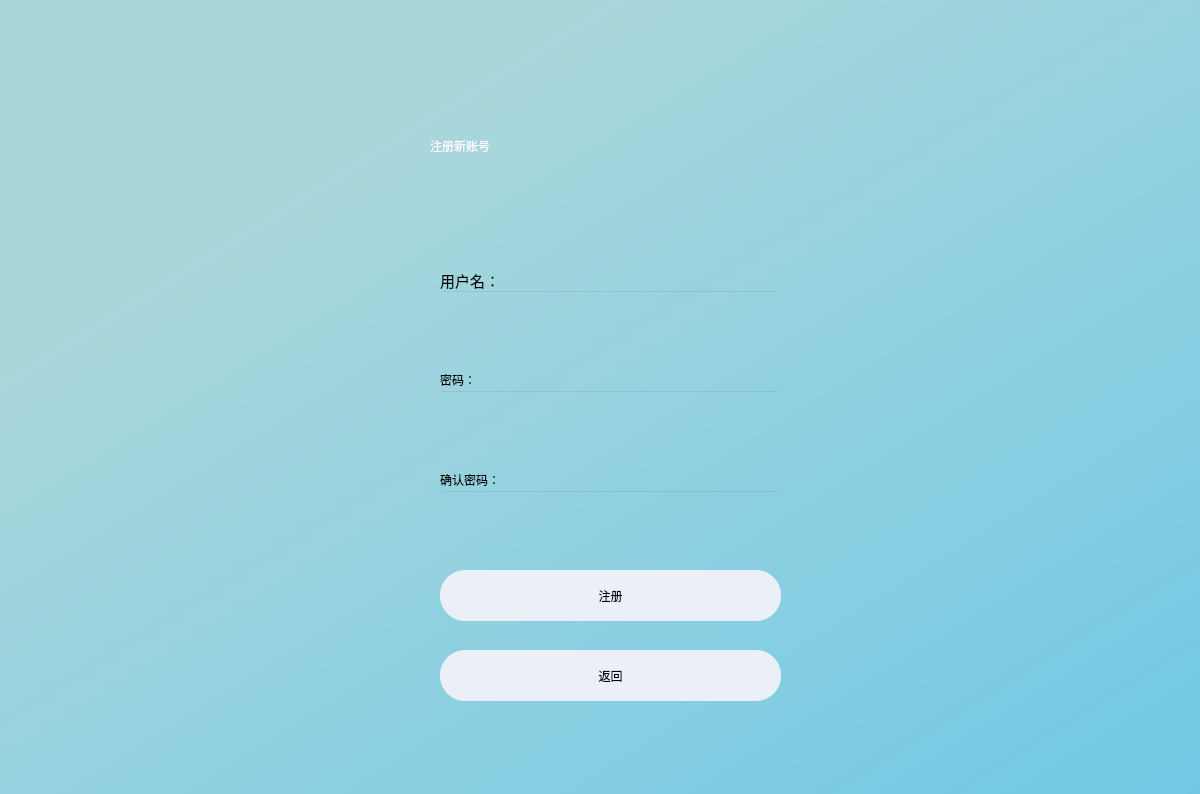
<?xml version="1.0" encoding="UTF-8"?>
<ui version="4.0">
 <class>Dialog</class>
 <widget class="QDialog" name="Dialog">
  <property name="geometry">
   <rect>
    <x>0</x>
    <y>0</y>
    <width>1200</width>
    <height>794</height>
   </rect>
  </property>
  <property name="windowTitle">
   <string>Dialog</string>
  </property>
  <widget class="QWidget" name="bgwidget" native="true">
   <property name="geometry">
    <rect>
     <x>0</x>
     <y>0</y>
     <width>1201</width>
     <height>801</height>
    </rect>
   </property>
   <property name="styleSheet">
    <string notr="true">QWidget#bgwidget{
background-color:qlineargradient(spread:pad, x1:0.267045, y1:0.221591, x2:1, y2:1, stop:0 rgba(157, 210, 216, 214), stop:1 rgba(106, 199, 229, 244))}</string>
   </property>
   <widget class="QLabel" name="label">
    <property name="geometry">
     <rect>
      <x>430</x>
      <y>110</y>
      <width>531</width>
      <height>71</height>
     </rect>
    </property>
    <property name="styleSheet">
     <string notr="true">font: 40pt &quot;华光行书_CNKI&quot;;

color: rgb(255, 249, 253);</string>
    </property>
    <property name="text">
     <string>注册新账号</string>
    </property>
   </widget>
   <widget class="QLabel" name="label_2">
    <property name="geometry">
     <rect>
      <x>430</x>
      <y>200</y>
      <width>381</width>
      <height>41</height>
     </rect>
    </property>
    <property name="styleSheet">
     <string notr="true">font: 16pt &quot;MS Shell Dlg 2&quot;;color:rgb(255, 255, 255)</string>
    </property>
    <property name="text">
     <string/>
    </property>
   </widget>
   <widget class="QPushButton" name="signup">
    <property name="geometry">
     <rect>
      <x>440</x>
      <y>570</y>
      <width>341</width>
      <height>51</height>
     </rect>
    </property>
    <property name="styleSheet">
     <string notr="true">border-radius:25px;
background-color: #EBEFF8;
font: 20pt &quot;华光行书_CNKI&quot;;</string>
    </property>
    <property name="text">
     <string>注册</string>
    </property>
   </widget>
   <widget class="QLineEdit" name="emailfield">
    <property name="geometry">
     <rect>
      <x>440</x>
      <y>290</y>
      <width>341</width>
      <height>51</height>
     </rect>
    </property>
    <property name="styleSheet">
     <string notr="true">background-color:rgba(0,0,0,0);
font: 12pt &quot;MS Shell Dlg 2&quot;;</string>
    </property>
   </widget>
   <widget class="QLineEdit" name="passwordfield">
    <property name="geometry">
     <rect>
      <x>440</x>
      <y>390</y>
      <width>341</width>
      <height>51</height>
     </rect>
    </property>
    <property name="styleSheet">
     <string notr="true">background-color:rgba(0,0,0,0);
font: 12pt &quot;MS Shell Dlg 2&quot;;</string>
    </property>
   </widget>
   <widget class="QLabel" name="label_3">
    <property name="geometry">
     <rect>
      <x>440</x>
      <y>270</y>
      <width>81</width>
      <height>20</height>
     </rect>
    </property>
    <property name="font">
     <font>
      <family>华光细圆_CNKI</family>
      <pointsize>11</pointsize>
      <weight>50</weight>
      <italic>false</italic>
      <bold>false</bold>
     </font>
    </property>
    <property name="styleSheet">
     <string notr="true">font: 11pt &quot;华光细圆_CNKI&quot;;</string>
    </property>
    <property name="text">
     <string>用户名：</string>
    </property>
   </widget>
   <widget class="QLabel" name="label_4">
    <property name="geometry">
     <rect>
      <x>440</x>
      <y>370</y>
      <width>81</width>
      <height>20</height>
     </rect>
    </property>
    <property name="styleSheet">
     <string notr="true">font: 11pt &quot;华光细圆_CNKI&quot;;</string>
    </property>
    <property name="text">
     <string>密码：</string>
    </property>
   </widget>
   <widget class="QLabel" name="error">
    <property name="geometry">
     <rect>
      <x>440</x>
      <y>540</y>
      <width>341</width>
      <height>20</height>
     </rect>
    </property>
    <property name="styleSheet">
     <string notr="true">font: 12pt &quot;MS Shell Dlg 2&quot;; color:red;</string>
    </property>
    <property name="text">
     <string/>
    </property>
   </widget>
   <widget class="QLabel" name="label_5">
    <property name="geometry">
     <rect>
      <x>440</x>
      <y>470</y>
      <width>141</width>
      <height>20</height>
     </rect>
    </property>
    <property name="styleSheet">
     <string notr="true">font: 11pt &quot;华光细圆_CNKI&quot;;</string>
    </property>
    <property name="text">
     <string>确认密码：</string>
    </property>
   </widget>
   <widget class="QLineEdit" name="confirmpasswordfield">
    <property name="geometry">
     <rect>
      <x>440</x>
      <y>490</y>
      <width>341</width>
      <height>51</height>
     </rect>
    </property>
    <property name="styleSheet">
     <string notr="true">background-color:rgba(0,0,0,0);
font: 12pt &quot;MS Shell Dlg 2&quot;;</string>
    </property>
   </widget>
   <widget class="QPushButton" name="back">
    <property name="geometry">
     <rect>
      <x>440</x>
      <y>650</y>
      <width>341</width>
      <height>51</height>
     </rect>
    </property>
    <property name="styleSheet">
     <string notr="true">border-radius:25px;
background-color: #EBEFF8;
font: 20pt &quot;华光行书_CNKI&quot;;</string>
    </property>
    <property name="text">
     <string>返回</string>
    </property>
   </widget>
  </widget>
 </widget>
 <resources/>
 <connections/>
</ui>
